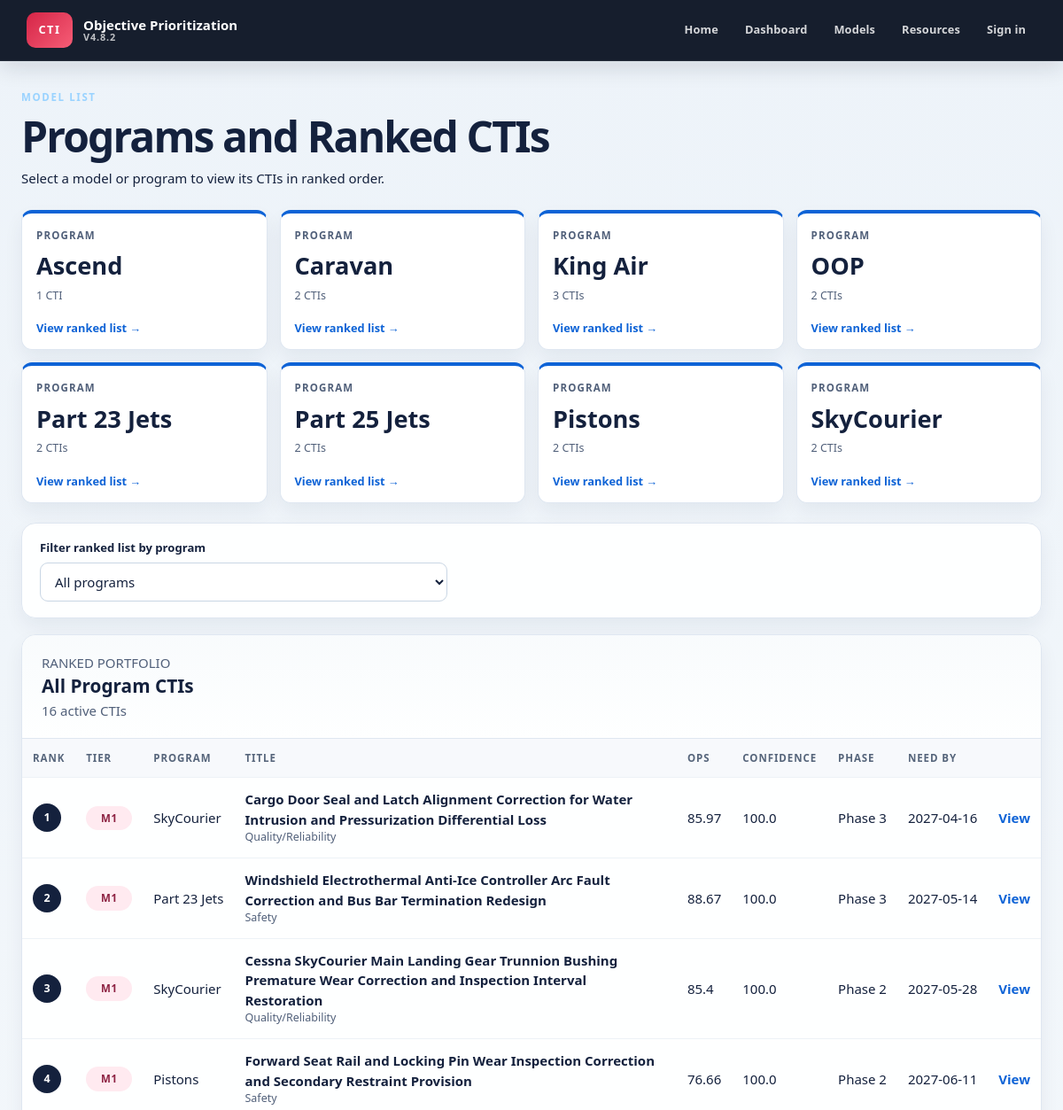
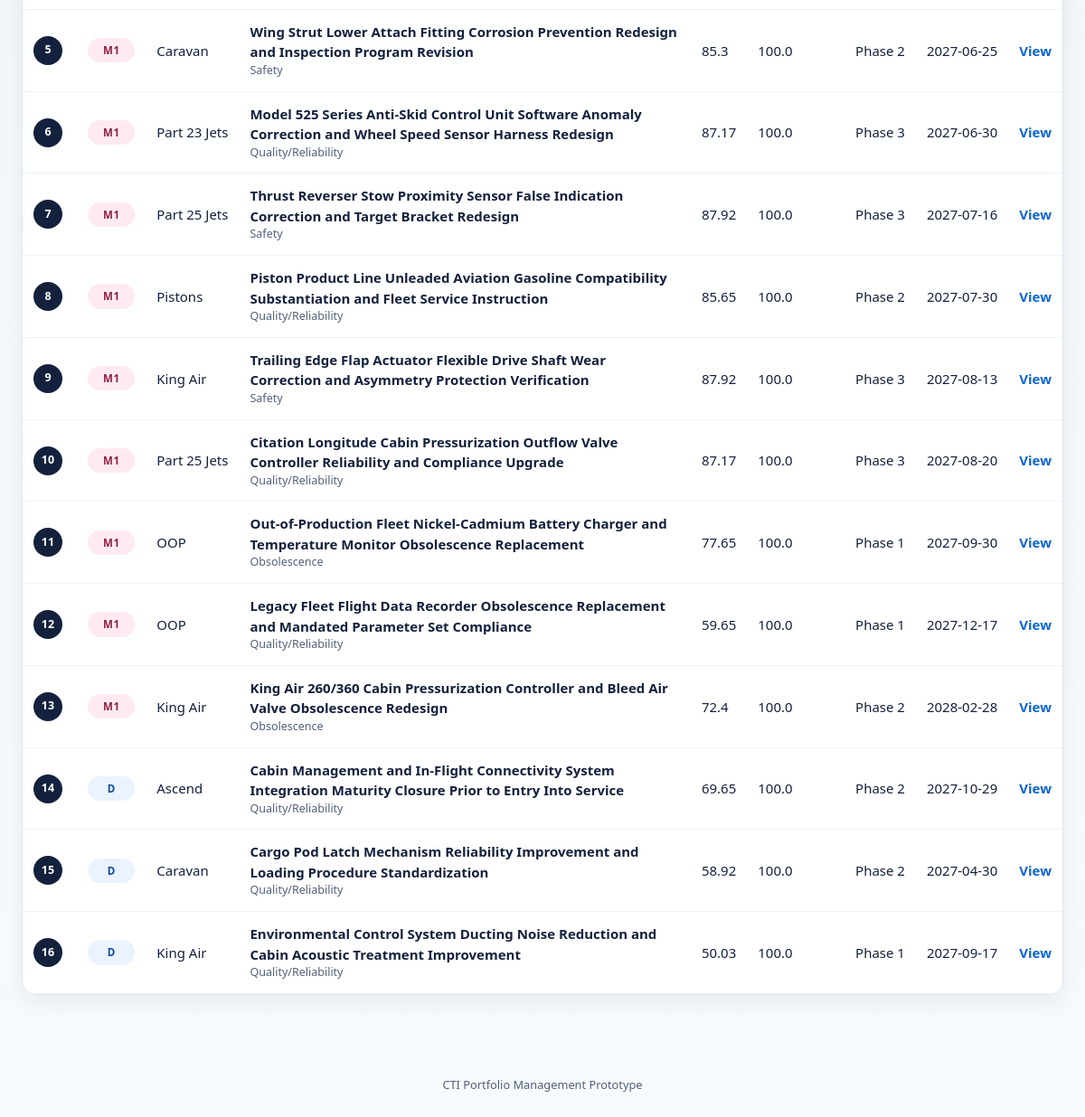
The app's page /models with its own data (2 pictures, top to bottom).
### tables this page shows
CREATE TABLE cti_projects (
    id INTEGER PRIMARY KEY AUTOINCREMENT,
    external_id TEXT,
    title TEXT NOT NULL,
    program TEXT,
    driver TEXT,
    phase TEXT,
    qualification TEXT NOT NULL DEFAULT 'D',
    status TEXT NOT NULL DEFAULT 'Active',
    ops REAL,
    confidence REAL,
    urgency REAL,
    operational REAL,
    customer_fleet REAL,
    financial REAL,
    breadth REAL,
    readiness REAL,
    need_by TEXT,
    target_date TEXT,
    engineering_hours REAL,
    five_year_npv REAL,
    functions_involved REAL,
    aog_events REAL,
    prevented_deliveries REAL,
    delivery_delays REAL,
    line_interruptions REAL,
    repeat_rework REAL,
    affected_fleet_pct REAL,
    evidence_count INTEGER NOT NULL DEFAULT 0,
    milestone_count INTEGER NOT NULL DEFAULT 0,
    problem_statement TEXT,
    business_case TEXT,
    source_file TEXT,
    source_type TEXT,
    template_version TEXT,
    warnings_json TEXT NOT NULL DEFAULT '[]',
    raw_data_json TEXT NOT NULL DEFAULT '{}',
    scoring_json TEXT NOT NULL DEFAULT '{}',
    confidence_json TEXT NOT NULL DEFAULT '{}',
    archived INTEGER NOT NULL DEFAULT 0,
    created_utc TEXT NOT NULL DEFAULT CURRENT_TIMESTAMP,
    modified_utc TEXT NOT NULL DEFAULT CURRENT_TIMESTAMP
, lifecycle_phase TEXT NOT NULL DEFAULT 'Phase 1', extraction_json TEXT NOT NULL DEFAULT '{}', scope_change TEXT, scoring_model_version TEXT, scored_utc TEXT);

### phase2/routes.py (the view)
@phase2_bp.get("/models")
def models():
    selected_program = request.args.get("program", "").strip()
    return render_template(
        "phase2/models.html",
        **models_view(selected_program),
    )

### phase2/database.py (called while the page is built)
def database_path(app=None):
    app = app or current_app
    configured = app.config.get('CTI_DATABASE')
    path = Path(configured) if configured else Path(app.instance_path) / 'cti.db'
    path.parent.mkdir(parents=True, exist_ok=True)
    return path

def connect(app=None):
    conn = sqlite3.connect(database_path(app))
    conn.row_factory = sqlite3.Row
    conn.execute('PRAGMA foreign_keys = ON')
    conn.execute('PRAGMA journal_mode = WAL')
    return conn

@contextmanager
def connection(app=None):
    conn = connect(app)
    try:
        yield conn
        conn.commit()
    except Exception:
        conn.rollback()
        raise
    finally:
        conn.close()

def fetch_projects(include_archived=False):
    sql = 'SELECT * FROM cti_projects'
    params = []
    if not include_archived:
        sql += ' WHERE archived = 0'
    sql += ' ORDER BY created_utc DESC, id DESC'
    with connection() as conn:
        return [dict(row) for row in conn.execute(sql, params).fetchall()]

def fetch_models():
    with connection() as conn:
        rows = conn.execute(
            """
            SELECT
                TRIM(program) AS program,
                COUNT(*) AS ctis
            FROM cti_projects
            WHERE archived = 0
              AND program IS NOT NULL
              AND TRIM(program) <> ''
            GROUP BY TRIM(program)
            ORDER BY TRIM(program) ASC
            """
        ).fetchall()
        return [dict(row) for row in rows]

### phase2/portfolio.py (called while the page is built)
def models_view(selected_program=""):
    model_rows = fetch_models()
    source_projects = (
        projects_by_model(selected_program)
        if selected_program
        else fetch_projects()
    )
    return {
        "models": model_rows,
        "selected_program": selected_program,
        "projects": ranked_projects(source_projects),
    }

### phase2/ranking.py (called while the page is built)
def _date_key(value):
    return value or '9999-12-31'

def _score(value):
    return float(value) if value is not None else -1.0

### phase2/templates/phase2/models.html (shortened to what this page needs)
{% extends "base.html" %}
{% block content %}
<section class="page-heading">
    <div>
        <p class="eyebrow">MODEL LIST</p>
        <h1>Programs and Ranked CTIs</h1>
        <p>Select a model or program to view its CTIs in ranked order.</p>
    </div>
</section>
<section class="program-card-grid" aria-label="Programs">
    {% for model in models %}
    <a
        class="program-card{% if selected_program == model.program %} is-active{% endif %}"
        href="{{ url_for('phase2.models', program=model.program) }}"
    >
        <span class="program-card-label">Program</span>
        <strong>{{ model.program }}</strong>
        <small>{{ model.ctis }} CTI{% if model.ctis != 1 %}s{% endif %}</small>
        <span class="program-card-action">View ranked list →</span>
    </a>
    {% else %}
    <article class="panel program-empty-state">
        <h2>No programs found</h2>
        <p>Add a CTI with a Program / Model value.</p>
    </article>
    {% endfor %}
</section>
<section class="panel portfolio-filter-panel">
    <form method="get" action="{{ url_for('phase2.models') }}" class="portfolio-filter-form">
        <label class="field">
            <span>Filter ranked list by program</span>
            <select name="program" onchange="this.form.submit()">
                <option value="">All programs</option>
            </select>
        </label>
    </form>
</section>
<section class="panel table-panel">
    <div class="table-toolbar">
        <div>
            <p class="eyebrow">RANKED PORTFOLIO</p>
            <h2>
                {% if selected_program %}
                    {{ selected_program }} CTIs
                {% else %}
                    All Program CTIs
                {% endif %}
            </h2>
            <p>{{ projects|length }} active CTI{% if projects|length != 1 %}s{% endif %}</p>
        </div>
    </div>
    <div class="table-wrap">
        <table class="portfolio-table">
            <thead>
                <tr>
                    <th>Rank</th>
                    <th>Tier</th>
                    {% if not selected_program %}<th>Program</th>{% endif %}
                    <th>Title</th>
                    <th>OPS</th>
                    <th>Confidence</th>
                    <th>Phase</th>
                    <th>Need By</th>
                    <th></th>
                </tr>
            </thead>
            <tbody>
                {% for project in projects %}
                <tr>
                    <td>
                        <span class="rank-badge">{{ loop.index }}</span>
                    </td>
                    <td>
                        <span class="tier tier-{{ project.qualification|default('d', true)|lower|replace(' ', '-') }}">
                            {{ project.qualification|default('D', true) }}
                        </span>
                    </td>
                    {% if not selected_program %}
                    <td>{{ project.program|default('Unassigned', true) }}</td>
                    {% endif %}
                    <td>
                        <strong>{{ project.title|default('Untitled CTI', true) }}</strong>
                        <small>{{ project.driver|default('', true) }}</small>
                    </td>
                    <td>{{ project.ops if project.ops is not none else '—' }}</td>
                    <td>{{ project.confidence if project.confidence is not none else '—' }}</td>
                    <td>{{ project.phase|default('—', true) }}</td>
                    <td>{{ project.need_by|default('Missing', true) }}</td>
                    <td>
                        <a class="table-link" href="{{ url_for('phase2.project', project_id=project.id) }}">View</a>
                    </td>
                </tr>
                {% else %}
                <tr>
                    <td class="empty-state" colspan="9">No CTIs match this program.</td>
                </tr>
                {% endfor %}
            </tbody>
        </table>
    </div>
</section>
{% endblock %}

### static/style.css (style rules this page uses)
* { box-sizing: border-box; }
html { scroll-behavior: smooth; }
body { margin: 0; background: linear-gradient(180deg, #edf3f9 0%, #f7fafc 100%); color: var(--ink); font: 15px/1.5 "Segoe UI", Arial, sans-serif; }
a { color: inherit; }
button, input, select, textarea { font: inherit; }
.hero, .page-heading { display: flex; align-items: flex-start; justify-content: space-between; gap: 24px; margin-bottom: 24px; }
.hero .eyebrow, .page-heading .eyebrow { margin-bottom: 10px; color: #9ad3ff; font-size: 0.72rem; font-weight: 800; letter-spacing: 0.14em; text-transform: uppercase; }
.hero h1, .page-heading h1 { margin: 0 0 10px; line-height: 1.08; letter-spacing: -0.04em; }
.page-heading h1 { font-size: clamp(2rem, 4vw, 3rem); }
.hero p, .page-heading p { margin: 0; }
h1, h2, h3, h4, p { margin-top: 0; }
h2 { font-size: 1.3rem; margin-bottom: 12px; }
.panel, .upload-panel { padding: 22px 20px; background: rgba(255,255,255,0.96); border: 1px solid var(--line); border-radius: var(--radius-lg); box-shadow: var(--shadow-soft); }
.field { display: flex; flex-direction: column; gap: 6px; }
.field > span { font-weight: 700; font-size: 0.82rem; color: var(--ink); }
input, select, textarea { width: 100%; padding: 10px 12px; border: 1px solid #c9d6e4; border-radius: 9px; background: #fff; color: var(--ink); transition: border-color var(--transition), box-shadow var(--transition); }
.table-panel { padding: 0; overflow: hidden; }
.table-toolbar { display: flex; align-items: center; justify-content: space-between; padding: 20px 22px; border-bottom: 1px solid var(--line); background: linear-gradient(180deg, rgba(247,250,252,0.8) 0%, rgba(255,255,255,0) 100%); }
.table-toolbar h2, .table-toolbar p { margin: 0; }
.table-toolbar p { color: var(--ink-soft); }
.table-wrap { overflow: auto; }
.portfolio-table { width: 100%; border-collapse: collapse; }
.portfolio-table th, .portfolio-table td { padding: 13px 12px; border-bottom: 1px solid #edf2f7; text-align: left; white-space: nowrap; }
.portfolio-table th { background: #f7f9fc; color: #56657b; font-size: 0.72rem; font-weight: 800; letter-spacing: 0.08em; text-transform: uppercase; }
.portfolio-table td:nth-child(4) { min-width: 280px; white-space: normal; }
.portfolio-table td strong, .portfolio-table td small { display: block; }
.portfolio-table td small { color: var(--ink-soft); }
.table-link { font-weight: 800; color: var(--primary); text-decoration: none; }
.tier { display: inline-block; min-width: 52px; padding: 5px 10px; border-radius: 999px; font-size: 0.72rem; font-weight: 900; letter-spacing: 0.04em; text-align: center; }
.tier-m1 { background: var(--danger-soft); color: #8d2242; }
.tier-d { background: var(--primary-soft); color: #0a4aa0; }
.program-card-grid { display: grid; grid-template-columns: repeat(5, minmax(0, 1fr)); gap: 14px; margin-bottom: 22px; }
.program-card { display: flex; min-height: 150px; flex-direction: column; padding: 16px 16px 14px; border: 1px solid var(--line); border-top: 4px solid var(--primary); border-radius: 12px; background: var(--surface-strong); color: var(--ink); text-decoration: none; box-shadow: var(--shadow-soft); transition: transform var(--transition), box-shadow var(--transition), border-color var(--transition); }
.program-card-label { color: var(--ink-soft); font-size: 0.72rem; font-weight: 800; letter-spacing: 0.1em; text-transform: uppercase; }
.program-card strong { margin-top: 10px; font-size: 1.7rem; line-height: 1.2; }
.program-card small { margin-top: 8px; color: var(--ink-soft); }
.program-card-action { margin-top: auto; padding-top: 18px; color: var(--primary); font-size: 0.8rem; font-weight: 800; }
.portfolio-filter-panel { margin-bottom: 18px; padding: 18px 20px; }
.portfolio-filter-form { display: flex; align-items: end; gap: 12px; }
.portfolio-filter-form .field { width: min(460px, 100%); }
.rank-badge { display: inline-grid; width: 32px; height: 32px; place-items: center; border-radius: 50%; background: var(--ink); color: #fff; font-size: 0.78rem; font-weight: 900; }
@media (max-width: 1200px) { .program-card-grid { grid-template-columns: repeat(4, minmax(0, 1fr)); } }

### records on screen
cti_projects: qualification "M1", program "SkyCourier", title "Cargo Door Seal and Latch Alignment Correction for Water Intrusion and Pressurization Differential Loss", driver "Quality/Reliability", ops "85.97", confidence "100.0", phase "Phase 3", need_by "2027-04-16"
cti_projects: qualification "M1", program "Part 23 Jets", title "Windshield Electrothermal Anti-Ice Controller Arc Fault Correction and Bus Bar Termination Redesign", driver "Safety", ops "88.67", confidence "100.0", phase "Phase 3", need_by "2027-05-14"
cti_projects: qualification "M1", program "SkyCourier", title "Cessna SkyCourier Main Landing Gear Trunnion Bushing Premature Wear Correction and Inspection Interval Restoration", driver "Quality/Reliability", ops "85.4", confidence "100.0", phase "Phase 2", need_by "2027-05-28"
cti_projects: qualification "M1", program "Pistons", title "Forward Seat Rail and Locking Pin Wear Inspection Correction and Secondary Restraint Provision", driver "Safety", ops "76.66", confidence "100.0", phase "Phase 2", need_by "2027-06-11"
cti_projects: qualification "M1", program "Caravan", title "Wing Strut Lower Attach Fitting Corrosion Prevention Redesign and Inspection Program Revision", driver "Safety", ops "85.3", confidence "100.0", phase "Phase 2", need_by "2027-06-25"
cti_projects: qualification "M1", program "Part 23 Jets", title "Model 525 Series Anti-Skid Control Unit Software Anomaly Correction and Wheel Speed Sensor Harness Redesign", driver "Quality/Reliability", ops "87.17", confidence "100.0", phase "Phase 3", need_by "2027-06-30"
cti_projects: qualification "M1", program "Part 25 Jets", title "Thrust Reverser Stow Proximity Sensor False Indication Correction and Target Bracket Redesign", driver "Safety", ops "87.92", confidence "100.0", phase "Phase 3", need_by "2027-07-16"
cti_projects: qualification "M1", program "Pistons", title "Piston Product Line Unleaded Aviation Gasoline Compatibility Substantiation and Fleet Service Instruction", driver "Quality/Reliability", ops "85.65", confidence "100.0", phase "Phase 2", need_by "2027-07-30"
cti_projects: qualification "M1", program "King Air", title "Trailing Edge Flap Actuator Flexible Drive Shaft Wear Correction and Asymmetry Protection Verification", driver "Safety", ops "87.92", confidence "100.0", phase "Phase 3", need_by "2027-08-13"
cti_projects: qualification "M1", program "Part 25 Jets", title "Citation Longitude Cabin Pressurization Outflow Valve Controller Reliability and Compliance Upgrade", driver "Quality/Reliability", ops "87.17", confidence "100.0", phase "Phase 3", need_by "2027-08-20"
cti_projects: qualification "M1", program "OOP", title "Out-of-Production Fleet Nickel-Cadmium Battery Charger and Temperature Monitor Obsolescence Replacement", driver "Obsolescence", ops "77.65", confidence "100.0", phase "Phase 1", need_by "2027-09-30"
cti_projects: qualification "M1", program "OOP", title "Legacy Fleet Flight Data Recorder Obsolescence Replacement and Mandated Parameter Set Compliance", driver "Quality/Reliability", ops "59.65", confidence "100.0", phase "Phase 1", need_by "2027-12-17"
cti_projects: qualification "M1", program "King Air", title "King Air 260/360 Cabin Pressurization Controller and Bleed Air Valve Obsolescence Redesign", driver "Obsolescence", ops "72.4", confidence "100.0", phase "Phase 2", need_by "2028-02-28"
cti_projects: qualification "D", program "Ascend", title "Cabin Management and In-Flight Connectivity System Integration Maturity Closure Prior to Entry Into Service", driver "Quality/Reliability", ops "69.65", confidence "100.0", phase "Phase 2", need_by "2027-10-29"
cti_projects: qualification "D", program "Caravan", title "Cargo Pod Latch Mechanism Reliability Improvement and Loading Procedure Standardization", driver "Quality/Reliability", ops "58.92", confidence "100.0", phase "Phase 2", need_by "2027-04-30"
cti_projects: qualification "D", program "King Air", title "Environmental Control System Ducting Noise Reduction and Cabin Acoustic Treatment Improvement", driver "Quality/Reliability", ops "50.03", confidence "100.0", phase "Phase 1", need_by "2027-09-17"

### other values on screen
{{ model.program }} "Ascend" "Caravan" "King Air" "OOP" "Part 23 Jets" "Part 25 Jets" "Pistons" "SkyCourier"
{{ model.ctis }} "1" "2" "3" "2" "2" "2" "2" "2"
{{ projects|length }} "16"
